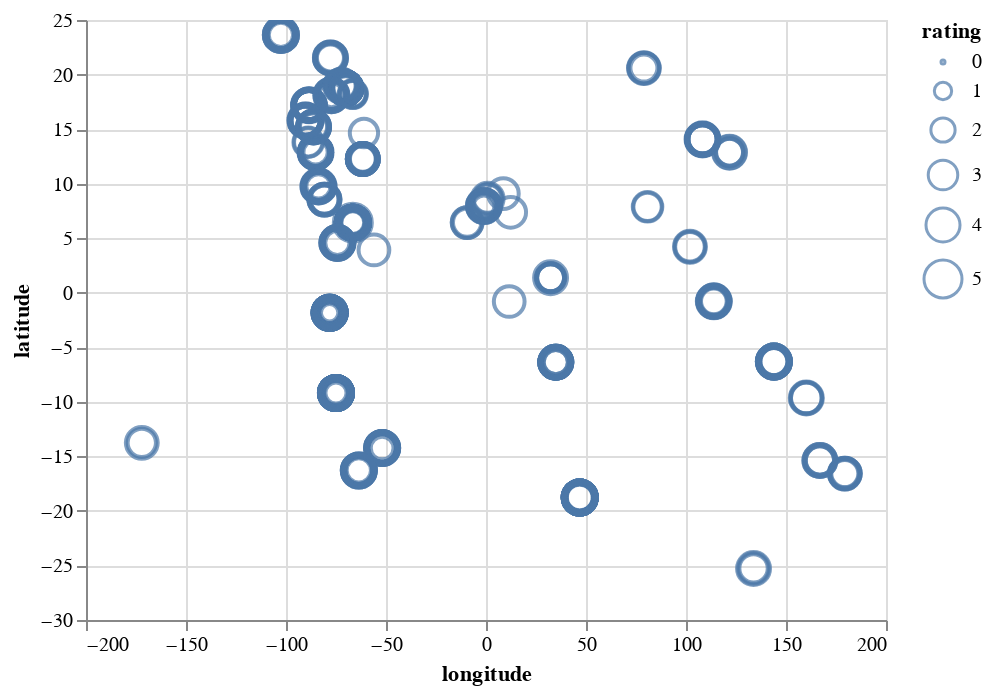

Source (notebook cell):
### Code cell
# Draw a scatter plot to visualize average chocolate bar ratings by bean country of origin

alt.Chart(mappable_ratings_origin).mark_point().encode(
    x='longitude',
    y='latitude',
    size='rating',
    tooltip=['broad_bean_origin', 'maker', 'cocoa_percent', 'rating', 'specific_bean_origin', 'country', 'maker_location', 'name', 'bean_type', 'longitude', 'latitude']
).interactive()

### Figure 1 — Vega-Lite specification as saved in the notebook (floating-point values rounded to 4 significant figures; data arrays with more than 128 entries replaced by an {"elided": "..."} marker saying what was removed)
{"$schema": "https://vega.github.io/schema/vega-lite/v3.3.0.json", "config": {"mark": {"tooltip": null}, "view": {"height": 300, "width": 400}}, "data": {"name": "data-d86df08f94f3b176ded900687f5763d3"}, "datasets": {"data-d86df08f94f3b176ded900687f5763d3": {"elided": "1551 records"}}, "encoding": {"size": {"field": "rating", "type": "quantitative"}, "tooltip": [{"field": "broad_bean_origin", "type": "nominal"}, {"field": "maker", "type": "nominal"}, {"field": "cocoa_percent", "type": "quantitative"}, {"field": "rating", "type": "quantitative"}, {"field": "specific_bean_origin", "type": "nominal"}, {"field": "country", "type": "nominal"}, {"field": "maker_location", "type": "nominal"}, {"field": "name", "type": "nominal"}, {"field": "bean_type", "type": "nominal"}, {"field": "longitude", "type": "quantitative"}, {"field": "latitude", "type": "quantitative"}], "x": {"field": "longitude", "type": "quantitative"}, "y": {"field": "latitude", "type": "quantitative"}}, "mark": "point", "selection": {"selector002": {"bind": "scales", "encodings": ["x", "y"], "type": "interval"}}}
